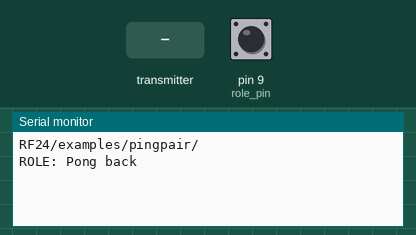
Bench run of a sketch on a simulated Arduino Uno, built with avr-gcc and run on an emulated ATmega328P. Shown: the last lines printed to the serial monitor. Inputs (shaded band) come from the test bench; at power-on: pin 9 (role_pin) HIGH. No radio packets arrive unless stated.

Above: at 1.2 s.
1.3 s: the transmitter starts sending got_time = 0
At 1.37 s:
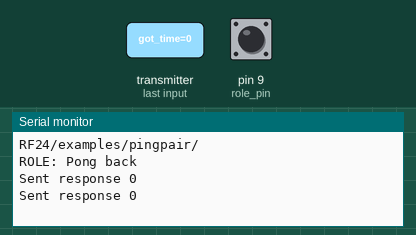
3.2 s: the transmitter starts sending got_time = 256
At 3.22 s:
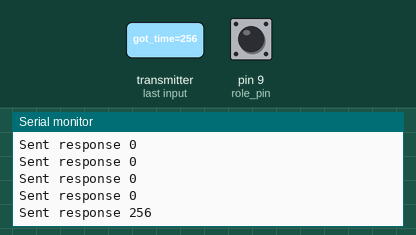

Measured:
- after the input at 1.3 s, the serial monitor: prints a new line at once (image 1)
- after the input at 3.2 s, the serial monitor: prints a new line at once (image 2)

The sketch:

pingpair.ino
```cpp
// (licence header left out)
/**
 * Example RF Radio Ping Pair
 *
 * This is an example of how to use the RF24 class.  Write this sketch to two different nodes,
 * connect the role_pin to ground on one.  The ping node sends the current time to the pong node,
 * which responds by sending the value back.  The ping node can then see how long the whole cycle
 * took.
 */

#include <SPI.h>
#include <RF24.h>
#include "printf.h"

//
// Hardware configuration
//

// Set up nRF24L01 radio on SPI bus plus pins 9 & 10

RF24 radio(7,8);

// sets the role of this unit in hardware.  Connect to GND to be the 'pong' receiver
// Leave open to be the 'ping' transmitter
const int role_pin = 9;

//
// Topology
//

// Radio pipe addresses for the 2 nodes to communicate.
const uint64_t pipes[2] = { 0xF0F0F0F0E1LL, 0xF0F0F0F0D2LL };

//
// Role management
//
// Set up role.  This sketch uses the same software for all the nodes
// in this system.  Doing so greatly simplifies testing.  The hardware itself specifies
// which node it is.
//
// This is done through the role_pin
//

// The various roles supported by this sketch
typedef enum { role_ping_out = 1, role_pong_back } role_e;

// The debug-friendly names of those roles
const char* role_friendly_name[] = { "invalid", "Ping out", "Pong back"};

// The role of the current running sketch
role_e role;

void setup(void)
{
  //
  // Role
  //

  // set up the role pin
  pinMode(role_pin, INPUT);
  digitalWrite(role_pin,HIGH);
  delay(20); // Just to get a solid reading on the role pin

  // read the address pin, establish our role
  if ( ! digitalRead(role_pin) )
    role = role_ping_out;
  else
    role = role_pong_back;

  //
  // Print preamble
  //

  Serial.begin(57600);
  printf_begin();
  printf("\n\rRF24/examples/pingpair/\n\r");
  printf("ROLE: %s\n\r",role_friendly_name[role]);

  //
  // Setup and configure rf radio
  //

  radio.begin();

  // optionally, increase the delay between retries & # of retries
  // radio.setRetries(15,15);

  // optionally, reduce the payload size.  seems to
  // improve reliability
  //radio.setPayloadSize(8);
 radio.setPALevel(RF24_PA_MAX);
 radio.setChannel(0x4c);

  //
  // Open pipes to other nodes for communication
  //

  // This simple sketch opens two pipes for these two nodes to communicate
  // back and forth.
  // Open 'our' pipe for writing
  // Open the 'other' pipe for reading, in position #1 (we can have up to 5 pipes open for reading)

  if ( role == role_ping_out )
  {
    radio.openWritingPipe(pipes[0]);
    radio.openReadingPipe(1,pipes[1]);
  }
  else
  {
    radio.openWritingPipe(pipes[1]);
    radio.openReadingPipe(1,pipes[0]);
  }

  //
  // Start listening
  //
  // if( radio.setDataRate( RF24_250KBPS ) ) {
  //   printf( "Data rate 250KBPS set!\n\r" ) ;
  // } else {
  //   printf( "Data rate 250KBPS set FAILED!!\n\r" ) ;
  // }
  // radio.setDataRate( RF24_2MBPS ) ;
  // radio.setPALevel( RF24_PA_MAX ) ;
  radio.enableDynamicPayloads() ;
  radio.setAutoAck( true ) ;
  radio.powerUp() ;
  radio.startListening();

  //
  // Dump the configuration of the rf unit for debugging
  //

  radio.printDetails();
}

void loop(void)
{
  //
  // Ping out role.  Repeatedly send the current time
  //

  if (role == role_ping_out)
  {
    // First, stop listening so we can talk.
    radio.stopListening();

    // Take the time, and send it.  This will block until complete
    unsigned long time = millis();
    printf("Now sending %lu...",time);
    bool ok = radio.write( &time, sizeof(unsigned long) );

    if (ok)
      printf("ok...");
    else
      printf("failed.\n\r");

    // Now, continue listening
    radio.startListening();

    // Wait here until we get a response, or timeout (250ms)
    unsigned long started_waiting_at = millis();
    bool timeout = false;
    while ( ! radio.available() && ! timeout )
      if (millis() - started_waiting_at > 1+(radio.getMaxTimeout()/1000) )
        timeout = true;

    // Describe the results
    if ( timeout )
    {
      printf("Failed, response timed out.\n\r");
      printf("Timeout duration: %d\n\r", (1+radio.getMaxTimeout()/1000) ) ;
    }
    else
    {
      // Grab the response, compare, and send to debugging spew
      unsigned long got_time;
      radio.read( &got_time, sizeof(unsigned long) );

      // Spew it
      printf("Got response %lu, round-trip delay: %lu\n\r",got_time,millis()-got_time);
    }

    // Try again 1s later
    delay(1000);
  }

  //
  // Pong back role.  Receive each packet, dump it out, and send it back
  //

  if ( role == role_pong_back )
  {
    // if there is data ready
    if ( radio.available() )
    {
      // Dump the payloads until we've gotten everything
      unsigned long got_time;
      bool done = false;
      while (!done)
      {
        // Fetch the payload, and see if this was the last one.
        done = radio.read( &got_time, sizeof(unsigned long) );
      }

      // First, stop listening so we can talk
      radio.stopListening();

      // Send the final one back. This way, we don't delay
      // the reply while we wait on serial i/o.
      radio.write( &got_time, sizeof(unsigned long) );
      printf("Sent response %lu\n\r", got_time);

      // Now, resume listening so we catch the next packets.
      radio.startListening();
    }
  }
}
// vim:cin:ai:sts=2 sw=2 ft=cpp
```

printf.h
```cpp
// (licence header left out)
/**
 * @file printf.h
 *
 * Setup necessary to direct stdout to the Arduino Serial library, which
 * enables 'printf'
 */

#ifndef __PRINTF_H__
#define __PRINTF_H__


#ifdef ARDUINO

#include <Arduino.h>

int serial_putc( char c, FILE * )
{
  Serial.write( c );

  return c;
}

void printf_begin(void)
{
  fdevopen( &serial_putc, 0 );
}

#else
#error This example is only for use on Arduino.
#endif // ARDUINO

#endif // __PRINTF_H__
```
